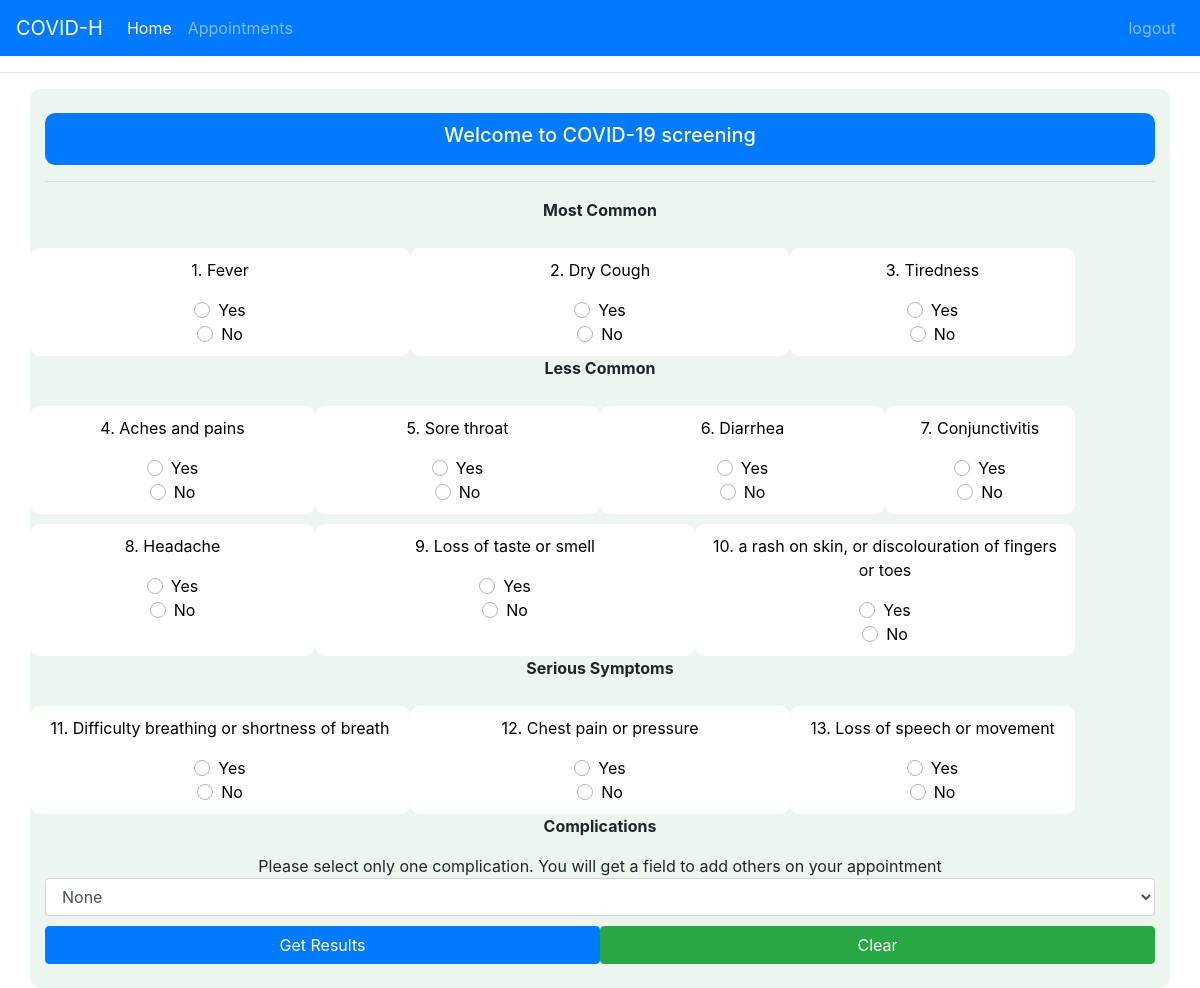
Page /patients/checkup (signed in) on the committed database.
### common/models.py (models this page shows)
class Symptom(models.Model):
    name = models.CharField(max_length=100)
    weight = models.FloatField()
    symptom_type = models.CharField(max_length=20)
    def __str__(self):
        return f"{self.name}"

### patients/views.py (the view, shortened to what this page needs)
# urls.py: path("checkup", views.checkup, name="checkup"),
@login_required(redirect_field_name="user_login", login_url="/patients/login")
def checkup(request):
    if request.method == 'GET':
        try:
            complications = Complication.objects.all()
            symptoms = Symptom.objects.all()
        except Complication.DoesNotExist:
            raise Http404("No Complications yet!")
        except Symptom.DoesNotExist:
            raise Http404("No Symptoms yet!")
        sy1 = symptoms[0]
        sy2 = symptoms[1]
        sy3 = symptoms[2]
        sy4 = symptoms[3]
        sy5 = symptoms[4]
        sy6 = symptoms[5]
        sy7 = symptoms[6]
        sy8 = symptoms[7]
        sy9 = symptoms[8]
        sy10 = symptoms[9]
        sy11 = symptoms[10]
        sy12 = symptoms[11]
        sy13 = symptoms[12]
        return render(request, "patients/checkup.html", {
            "complications": complications,
            "sy1": sy1,
            "sy2": sy2,
            "sy3": sy3,
            "sy4": sy4,
            "sy5": sy5,
            "sy6": sy6,
            "sy7": sy7,
            "sy8": sy8,
            "sy9": sy9,
            "sy10": sy10,
            "sy11": sy11,
            "sy12": sy12,
            "sy13": sy13
        })

### common/models.py (called while the page is built)
    def __str__(self):
        return f"{self.name}"

### patients/templates/patients/checkup.html (shortened to what this page needs)
{% extends 'patients/layout.html' %}
{% block body %}
<hr>
<div class="check-up container">
    <br>
    <div class="head bg-primary center">
        <h5 style="color: white">Welcome to COVID-19 screening {{name}}</h5>
    </div>
    <hr>
    <form id="checkup-form" action="{% url 'checkup' %}" method='post'>
        <div class="symptoms">
            <p class="center"><b>Most Common</b></p>
            <div class="row" id="common">
                <div class="col-lg-4">
                    <p>1. {{sy1}}</p>
                    <div class="custom-control custom-radio">
                        <label for="yes1" class="custom-control-label">Yes</label>
                    </div>
                    <div class="custom-control custom-radio">
                        <label for="no1" class="custom-control-label">No</label>
                    </div>
                </div>
                <div class="col-lg-4">
                    <p>2. {{sy2}}</p>
                    <div class="custom-control custom-radio">
                        <label for="yes2" class="custom-control-label">Yes</label>
                    </div>
                    <div class="custom-control custom-radio">
                        <label for="no2" class="custom-control-label">No</label>
                    </div>
                </div>
                <div class="col-lg-3">
                    <p>3. {{sy3}}</p>
                    <div class="custom-control custom-radio">
                        <label for="yes3" class="custom-control-label">Yes</label>
                    </div>
                    <div class="custom-control custom-radio">
                        <label for="no3" class="custom-control-label">No</label>
                    </div>
                </div>
            </div>
            <p class="center"><b>Less Common</b></p>
            <div id="less-common">
                <div class="row">
                    <div class="col-lg-3">
                        <p>4. {{sy4}}</p>
                        <div class="custom-control custom-radio">
                            <label for="yes4" class="custom-control-label">Yes</label>
                        </div>
                        <div class="custom-control custom-radio">
                            <label for="no4" class="custom-control-label">No</label>
                        </div>
                    </div>
                    <div class="col-lg-3">
                        <p>5. {{sy5}}</p>
                        <div class="custom-control custom-radio">
                            <label for="yes5" class="custom-control-label">Yes</label>
                        </div>
                        <div class="custom-control custom-radio">
                            <label for="no5" class="custom-control-label">No</label>
                        </div>
                    </div>
                    <div class="col-lg-3">
                        <p>6. {{sy6}}</p>
                        <div class="custom-control custom-radio">
                            <label for="yes6" class="custom-control-label">Yes</label>
                        </div>
                        <div class="custom-control custom-radio">
                            <label for="no6" class="custom-control-label">No</label>
                        </div>
                    </div>
                    <div class="col-lg-2">
                        <p>7. {{sy7}}</p>
                        <div class="custom-control custom-radio">
                            <label for="yes7" class="custom-control-label">Yes</label>
                        </div>
                        <div class="custom-control custom-radio">
                            <label for="no7" class="custom-control-label">No</label>
                        </div>
                    </div>
                </div>
                <div class="row">
                    <div class="col-lg-3">
                        <p>8. {{sy8}}</p>
                        <div class="custom-control custom-radio">
                            <label for="yes8" class="custom-control-label">Yes</label>
                        </div>
                        <div class="custom-control custom-radio">
                            <label for="no8" class="custom-control-label">No</label>
                        </div>
                    </div>
                    <div class="col-lg-4">
                        <p>9. {{sy9}}</p>
                        <div class="custom-control custom-radio">
                            <label for="yes9" class="custom-control-label">Yes</label>
                        </div>
                        <div class="custom-control custom-radio">
                            <label for="no9" class="custom-control-label">No</label>
                        </div>
                    </div>
                    <div class="col-lg-4">
                        <p>10. {{sy10}}</p>
                        <div class="custom-control custom-radio">
                            <label for="yes10" class="custom-control-label">Yes</label>
                        </div>
                        <div class="custom-control custom-radio">
                            <label for="no10" class="custom-control-label">No</label>
                        </div>
                    </div>
                </div>
            </div>
            <p class="center"><b>Serious Symptoms</b></p>
            <div class="row" id="common">
                <div class="col-lg-4">
                    <p>11. {{sy11}}</p>
                    <div class="custom-control custom-radio">
                        <label for="yes11" class="custom-control-label">Yes</label>
                    </div>
                    <div class="custom-control custom-radio">
                        <label for="no11" class="custom-control-label">No</label>
                    </div>
                </div>
                <div class="col-lg-4">
                    <p>12. {{sy12}}</p>
                    <div class="custom-control custom-radio">
                        <label for="yes12" class="custom-control-label">Yes</label>
                    </div>
                    <div class="custom-control custom-radio">
                        <label for="no12" class="custom-control-label">No</label>
                    </div>
                </div>
                <div class="col-lg-3">
                    <p>13. {{sy13}}</p>
                    <div class="custom-control custom-radio">
                        <label for="yes3" class="custom-control-label">Yes</label>
                    </div>
                    <div class="custom-control custom-radio">
                        <label for="no13" class="custom-control-label">No</label>
                    </div>
                </div>
            </div>
            <p class="center"><b>Complications</b></p>
            <article>Please select only one complication. You will get a field to add others on your appointment</article>
            <div id="complications">
                <select class="form-control" name="complication" id="complication">
                    <option value="None">None</option>
                </select>
            </div>
            <div>
                <button type="submit" class="btn btn-primary l">Get Results</button>
                <button type="button" id="clear-form" class="btn btn-success float-right r">Clear</button>
            </div>
            <br>
        </div>
    </form>
</div>
{% endblock %}

### patients/static/patients/css/design.css (style rules this page uses)
.container { text-align: center; border-radius: 10px; }
.container { background-color: rgb(237, 245, 239); }
.container { background-color: rgb(237, 245, 239); border-radius: 10px; }
.row > div { background-color: white; border-radius: 10px; color: black; padding: 10px; margin-top: 10px; }
.head { padding: 10px; border-radius: 10px; }
.center { text-align: center; }
#complication { width: 100%; margin-bottom: 10px; }
.l, .r { width: 50%; }
body { background-color: rgb(209, 230, 214); }

### rows in the picture
Symptom: name "Fever"
Symptom: name "Dry Cough"
Symptom: name "Tiredness"
Symptom: name "Aches and pains"
Symptom: name "Sore throat"
Symptom: name "Diarrhea"
Symptom: name "Conjunctivitis"
Symptom: name "Headache"
Symptom: name "Loss of taste or smell"
Symptom: name "a rash on skin, or discolouration of fingers or toes"
Symptom: name "Difficulty breathing or shortness of breath"
Symptom: name "Chest pain or pressure"
Symptom: name "Loss of speech or movement"
